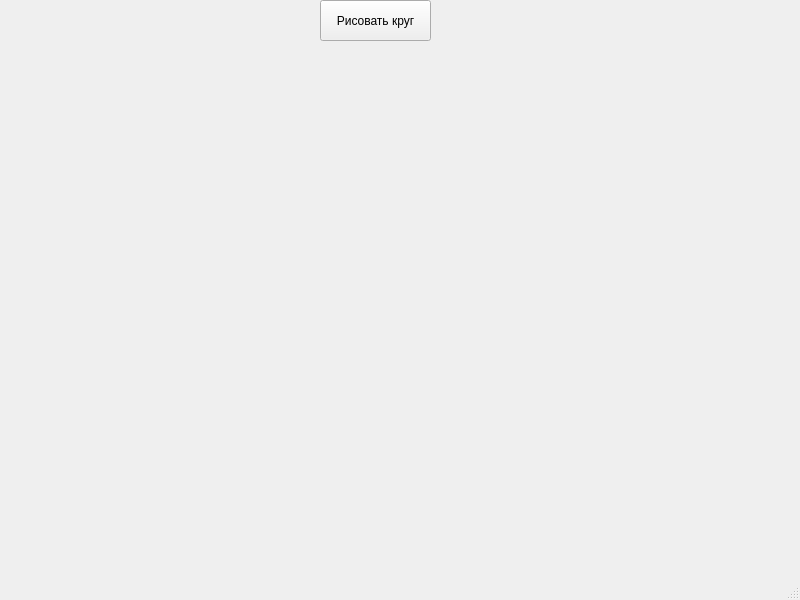
<?xml version="1.0" encoding="UTF-8"?>
<ui version="4.0">
 <class>MainWindow</class>
 <widget class="QMainWindow" name="MainWindow">
  <property name="geometry">
   <rect>
    <x>0</x>
    <y>0</y>
    <width>800</width>
    <height>600</height>
   </rect>
  </property>
  <property name="windowTitle">
   <string>MainWindow</string>
  </property>
  <widget class="QWidget" name="centralwidget">
   <widget class="QPushButton" name="draw_btn">
    <property name="geometry">
     <rect>
      <x>320</x>
      <y>0</y>
      <width>111</width>
      <height>41</height>
     </rect>
    </property>
    <property name="text">
     <string>Рисовать круг</string>
    </property>
   </widget>
  </widget>
  <widget class="QMenuBar" name="menubar">
   <property name="geometry">
    <rect>
     <x>0</x>
     <y>0</y>
     <width>800</width>
     <height>25</height>
    </rect>
   </property>
  </widget>
  <widget class="QStatusBar" name="statusbar"/>
 </widget>
 <resources/>
 <connections/>
</ui>
